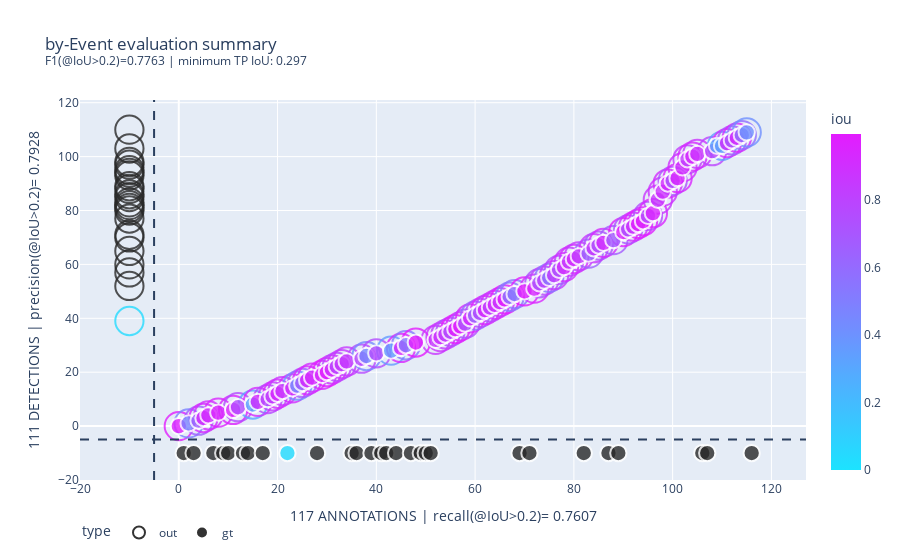

Source (notebook cell):
### Code cell
annotationPairToGraph(gtAnnotations,processedAnnotations)

### Figure 1 — Plotly figure (JSON) as saved in the notebook; plotly's stock layout.template omitted (floating-point values rounded to 4 significant figures; data arrays with more than 128 entries replaced by an {"elided": "..."} marker saying what was removed)
{"data": [{"customdata": {"elided": "111x8 mixed values"}, "hovertemplate": "iou=%{marker.color:.4f}<br>indexGT=%{customdata[6]}<br>indexOut=%{customdata[7]}<extra></extra>", "legendgroup": "out", "marker": {"color": [0.9847, 0.4688, 0.6519, 0.9239, 0.907, 0.9529, 0.9604, 0.7588, 0.3121, 0.9174, 0.7702, 0.8476, 0.931, 0.8729, 0.9091, 0.4132, 0.6707, 0.9314, 0.9162, 0.9449, 0.99, 0.8938, 0.7911, 0.8526, 0.8514, 0.774, 0.4492, 0.7527, 0.3602, 0.9502, 0.5304, 0.9953, 0.861, 0.8824, 0.829, 0.7596, 0.9851, 0.9665, 0.7257, 0.03915, 0.9351, 0.6047, 0.7402, 0.9442, 0.8109, 0.9128, 0.8821, 0.9906, 0.5484, 0.5475, 0.994, 0.9393, 0, 0.7222, 0.7833, 0.5484, 0.8326, 0, 0.73, 0.9112, 0, 0.852, 0.9204, 0.8412, 0.6413, 0, 0.8619, 0.7349, 0.9187, 0.6766, 0, 0, 0.9745, 0.7186, 0.8959, 0.9684, 0.9701, 0, 0.7529, 0.9502, 0, 0, 0, 0, 0.8632, 0, 0, 0.8857, 0, 0, 0.913, 0.7222, 0.9466, 0, 0, 0, 0.8947, 0, 0, 0.8318, 0.9402, 0.8821, 0.8009, 0, 0.3523, 0.9211, 0.7023, 0.93, 0.5839, 0.4067, 0], "coloraxis": "coloraxis", "line": {"width": 2}, "opacity": 0.8, "size": [3, 3, 3, 3, 3, 3, 3, 3, 3, 3, 3, 3, 3, 3, 3, 3, 3, 3, 3, 3, 3, 3, 3, 3, 3, 3, 3, 3, 3, 3, 3, 3, 3, 3, 3, 3, 3, 3, 3, 3, 3, 3, 3, 3, 3, 3, 3, 3, 3, 3, 3, 3, 3, 3, 3, 3, 3, 3, 3, 3, 3, 3, 3, 3, 3, 3, 3, 3, 3, 3, 3, 3, 3, 3, 3, 3, 3, 3, 3, 3, 3, 3, 3, 3, 3, 3, 3, 3, 3, 3, 3, 3, 3, 3, 3, 3, 3, 3, 3, 3, 3, 3, 3, 3, 3, 3, 3, 3, 3, 3, 3], "sizemode": "area", "sizeref": 0.0075, "symbol": "circle-open"}, "mode": "markers", "name": "out", "orientation": "v", "showlegend": true, "type": "scatter", "x": [0, 2, 4, 5, 6, 8, 11, 12, 15, 16, 18, 19, 20, 21, 23, 24, 25, 26, 27, 29, 30, 31, 32, 33, 34, 37, 38, 40, 43, 45, 46, 48, 52, 53, 54, 55, 56, 57, 58, -10, 59, 60, 61, 62, 63, 64, 65, 66, 67, 68, 70, 72, -10, 73, 74, 75, 76, -10, 77, 78, -10, 79, 80, 81, 83, -10, 84, 85, 86, 88, -10, -10, 90, 91, 92, 93, 94, -10, 95, 96, -10, -10, -10, -10, 97, -10, -10, 98, -10, -10, 99, 100, 101, -10, -10, -10, 102, -10, -10, 103, 104, 105, 108, -10, 110, 111, 112, 113, 114, 115, -10], "xaxis": "x", "y": [0, 1, 2, 3, 4, 5, 6, 7, 8, 9, 10, 11, 12, 13, 14, 15, 16, 17, 18, 19, 20, 21, 22, 23, 24, 25, 26, 27, 28, 29, 30, 31, 32, 33, 34, 35, 36, 37, 38, 39, 40, 41, 42, 43, 44, 45, 46, 47, 48, 49, 50, 51, 52, 53, 54, 55, 56, 57, 58, 59, 60, 61, 62, 63, 64, 65, 66, 67, 68, 69, 70, 71, 72, 73, 74, 75, 76, 77, 78, 79, 80, 81, 82, 83, 84, 85, 86, 87, 88, 89, 90, 91, 92, 93, 94, 95, 96, 97, 98, 99, 100, 101, 102, 103, 104, 105, 106, 107, 108, 109, 110], "yaxis": "y"}, {"customdata": {"elided": "117x8 mixed values"}, "hovertemplate": "iou=%{marker.color:.4f}<br>indexGT=%{customdata[6]}<br>indexOut=%{customdata[7]}<extra></extra>", "legendgroup": "gt", "marker": {"color": [0.9847, 0, 0.4688, 0, 0.6519, 0.9239, 0.907, 0, 0.9529, 0, 0, 0.9604, 0.7588, 0, 0, 0.3121, 0.9174, 0, 0.7702, 0.8476, 0.931, 0.8729, 0.02973, 0.9091, 0.4132, 0.6707, 0.9314, 0.9162, 0, 0.9449, 0.99, 0.8938, 0.7911, 0.8526, 0.8514, 0, 0, 0.774, 0.4492, 0, 0.7527, 0, 0, 0.3602, 0, 0.9502, 0.5304, 0, 0.9953, 0, 0, 0, 0.861, 0.8824, 0.829, 0.7596, 0.9851, 0.9665, 0.7257, 0.9351, 0.6047, 0.7402, 0.9442, 0.8109, 0.9128, 0.8821, 0.9906, 0.5484, 0.5475, 0, 0.994, 0, 0.9393, 0.7222, 0.7833, 0.5484, 0.8326, 0.73, 0.9112, 0.852, 0.9204, 0.8412, 0, 0.6413, 0.8619, 0.7349, 0.9187, 0, 0.6766, 0, 0.9745, 0.7186, 0.8959, 0.9684, 0.9701, 0.7529, 0.9502, 0.8632, 0.8857, 0.913, 0.7222, 0.9466, 0.8947, 0.8318, 0.9402, 0.8821, 0, 0, 0.8009, 0.297, 0.3523, 0.9211, 0.7023, 0.93, 0.5839, 0.4067, 0], "coloraxis": "coloraxis", "line": {"width": 2}, "opacity": 0.8, "size": [1, 1, 1, 1, 1, 1, 1, 1, 1, 1, 1, 1, 1, 1, 1, 1, 1, 1, 1, 1, 1, 1, 1, 1, 1, 1, 1, 1, 1, 1, 1, 1, 1, 1, 1, 1, 1, 1, 1, 1, 1, 1, 1, 1, 1, 1, 1, 1, 1, 1, 1, 1, 1, 1, 1, 1, 1, 1, 1, 1, 1, 1, 1, 1, 1, 1, 1, 1, 1, 1, 1, 1, 1, 1, 1, 1, 1, 1, 1, 1, 1, 1, 1, 1, 1, 1, 1, 1, 1, 1, 1, 1, 1, 1, 1, 1, 1, 1, 1, 1, 1, 1, 1, 1, 1, 1, 1, 1, 1, 1, 1, 1, 1, 1, 1, 1, 1], "sizemode": "area", "sizeref": 0.0075, "symbol": "circle"}, "mode": "markers", "name": "gt", "orientation": "v", "showlegend": true, "type": "scatter", "x": [0, 1, 2, 3, 4, 5, 6, 7, 8, 9, 10, 11, 12, 13, 14, 15, 16, 17, 18, 19, 20, 21, 22, 23, 24, 25, 26, 27, 28, 29, 30, 31, 32, 33, 34, 35, 36, 37, 38, 39, 40, 41, 42, 43, 44, 45, 46, 47, 48, 49, 50, 51, 52, 53, 54, 55, 56, 57, 58, 59, 60, 61, 62, 63, 64, 65, 66, 67, 68, 69, 70, 71, 72, 73, 74, 75, 76, 77, 78, 79, 80, 81, 82, 83, 84, 85, 86, 87, 88, 89, 90, 91, 92, 93, 94, 95, 96, 97, 98, 99, 100, 101, 102, 103, 104, 105, 106, 107, 108, 109, 110, 111, 112, 113, 114, 115, 116], "xaxis": "x", "y": [0, -10, 1, -10, 2, 3, 4, -10, 5, -10, -10, 6, 7, -10, -10, 8, 9, -10, 10, 11, 12, 13, -10, 14, 15, 16, 17, 18, -10, 19, 20, 21, 22, 23, 24, -10, -10, 25, 26, -10, 27, -10, -10, 28, -10, 29, 30, -10, 31, -10, -10, -10, 32, 33, 34, 35, 36, 37, 38, 40, 41, 42, 43, 44, 45, 46, 47, 48, 49, -10, 50, -10, 51, 53, 54, 55, 56, 58, 59, 61, 62, 63, -10, 64, 66, 67, 68, -10, 69, -10, 72, 73, 74, 75, 76, 78, 79, 84, 87, 90, 91, 92, 96, 99, 100, 101, -10, -10, 102, 104, 104, 105, 106, 107, 108, 109, -10], "yaxis": "y"}], "layout": {"coloraxis": {"colorbar": {"title": {"text": "iou"}}, "colorscale": [[0, "rgb(40,40,40)"], [1e-06, "rgb(28,227,255)"], [0.14, "rgb(56,199,255)"], [0.29, "rgb(85,170,255)"], [0.42, "rgb(113,142,255)"], [0.57, "rgb(142,113,255)"], [0.71, "rgb(170,85,255)"], [0.86, "rgb(199,56,255)"], [1, "rgb(227,28,255)"]]}, "legend": {"itemsizing": "constant", "orientation": "h", "title": {"text": "type"}, "tracegroupgap": 0}, "shapes": [{"line": {"dash": "dash"}, "type": "line", "x0": -5, "x1": -5, "xref": "x", "y0": 0, "y1": 1, "yref": "y domain"}, {"line": {"dash": "dash"}, "type": "line", "x0": 0, "x1": 1, "xref": "x domain", "y0": -5, "y1": -5, "yref": "y"}], "title": {"text": "by-Event evaluation summary<br><sup>F1(@IoU>0.2)=0.7763 | minimum TP IoU: 0.297</sup>"}, "xaxis": {"anchor": "y", "domain": [0, 1], "range": [-20, 127], "title": {"text": "117 ANNOTATIONS | recall(@IoU>0.2)= 0.7607"}}, "yaxis": {"anchor": "x", "domain": [0, 1], "range": [-20, 121], "title": {"text": "111 DETECTIONS | precision(@IoU>0.2)= 0.7928"}}}}
